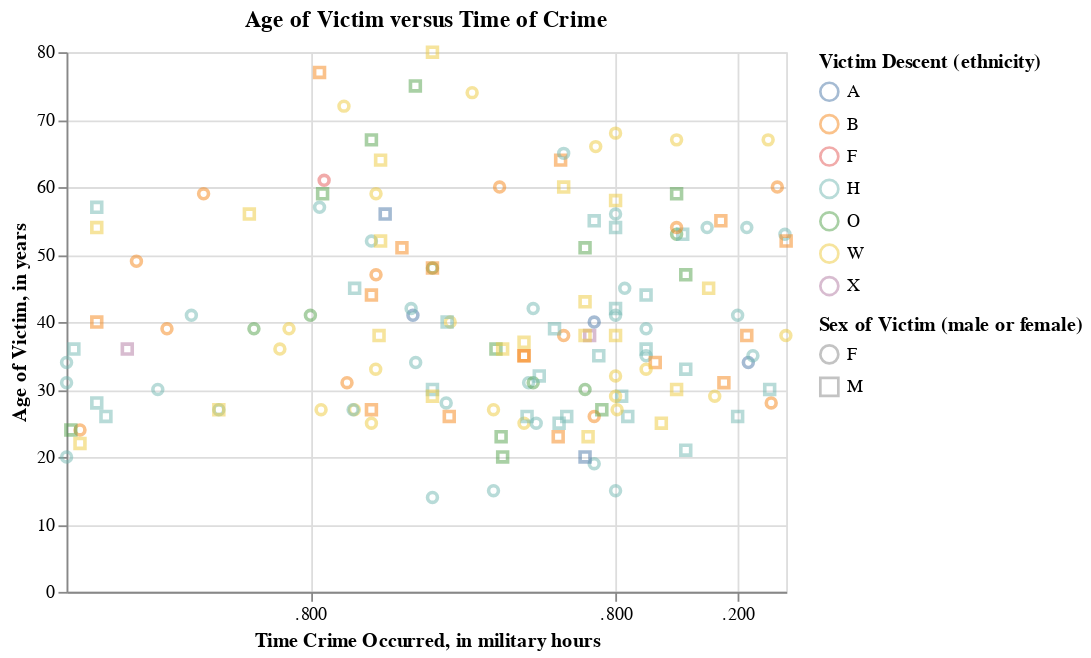

The code cell stored with this chart in its notebook:
### Code cell
import altair as alt

sample_for_plotting = crime_data.sample(150)

time_vs_age = alt.Chart(sample_for_plotting, title= "Age of Victim versus Time of Crime").mark_point(opacity=0.5).encode(
    x=alt.X("TIME_OCC:T", title="Time Crime Occurred, in military hours"),
    y=alt.Y("Vict_Age", title="Age of Victim, in years"),
    shape=alt.Shape("Vict_Sex", title="Sex of Victim (male or female)"),
    color=alt.Color("Vict_Descent", title="Victim Descent (ethnicity)")
)
time_vs_age
#this can be retrofitted into predicting types of crime (ex: the most common forms of crime) later on in our official analysis

### Figure 1 — Vega-Lite specification as saved in the notebook (floating-point values rounded to 4 significant figures; data arrays with more than 128 entries replaced by an {"elided": "..."} marker saying what was removed)
{"config": {"view": {"continuousWidth": 400, "continuousHeight": 300}}, "data": {"name": "data-2238b5b993e55943f73bcee36b6f853b"}, "mark": {"type": "point", "opacity": 0.5}, "encoding": {"color": {"field": "Vict_Descent", "title": "Victim Descent (ethnicity)", "type": "nominal"}, "shape": {"field": "Vict_Sex", "title": "Sex of Victim (male or female)", "type": "nominal"}, "x": {"field": "TIME_OCC", "title": "Time Crime Occurred, in military hours", "type": "temporal"}, "y": {"field": "Vict_Age", "title": "Age of Victim, in years", "type": "quantitative"}}, "title": "Age of Victim versus Time of Crime", "$schema": "https://vega.github.io/schema/vega-lite/v4.17.0.json", "datasets": {"data-2238b5b993e55943f73bcee36b6f853b": {"elided": "150 records"}}}
